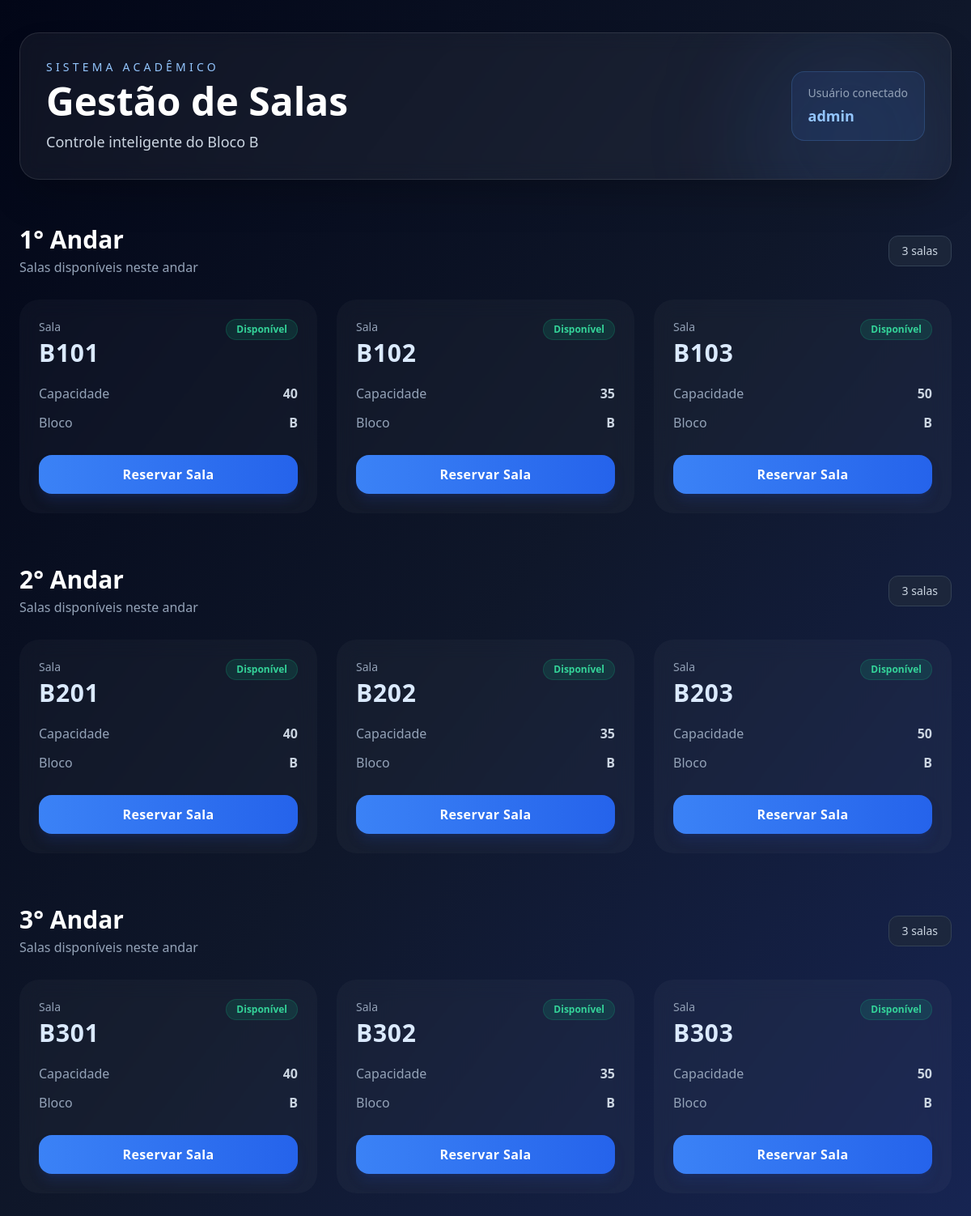
Page /public/dashboard.php (signed in) on the committed database.
### tables this page shows
CREATE TABLE salas (

    id INT AUTO_INCREMENT PRIMARY KEY,

    nome VARCHAR(50) NOT NULL,

    bloco VARCHAR(10) NOT NULL,

    andar INT NOT NULL,

    capacidade INT,

    status VARCHAR(20) DEFAULT 'Disponível'
);

### public/dashboard.php (the view, shortened to what this page needs)
<?php
require_once '../api/config/connect.php';
$sql = "
    SELECT
        salas.*,
        reservas.id AS reserva_id
    FROM salas
    LEFT JOIN reservas
    ON reservas.sala_id = salas.id
    AND reservas.data_reserva = CURDATE()
    WHERE salas.bloco = 'B'
    ORDER BY salas.andar, salas.nome
";
$result = $conn->query($sql);
$salas = [];
while ($row = $result->fetch_assoc()) {
    $salas[$row['andar']][] = $row;
}
?>
<!DOCTYPE html>
<html lang="pt-br">
<head>
    <script src="https://cdn.tailwindcss.com"></script>
</head>
<body class="bg-gradient-to-br from-slate-950 via-slate-900 to-blue-950 text-white min-h-screen overflow-y-auto">
    <div class="max-w-7xl mx-auto px-6 py-10">
        <header class="
            relative
            overflow-hidden
            bg-white/5
            backdrop-blur-md
            border border-white/10
            rounded-3xl
            p-8
            shadow-2xl
            mb-14
        ">
            <div class="absolute top-0 right-0 w-64 h-64 bg-blue-500/10 rounded-full blur-3xl"></div>
            <div class="relative z-10">
                <div class="flex items-center justify-between flex-wrap gap-5">
                    <div>
                        <p class="uppercase tracking-[0.3em] text-blue-300 text-sm mb-2">
                            Sistema Acadêmico
                        </p>
                        <h1 class="text-4xl md:text-5xl font-black mb-3">
                            Gestão de Salas
                        </h1>
                        <p class="text-slate-300 text-lg">
                            Controle inteligente do Bloco B
                        </p>
                    </div>
                    <div class="
                        bg-blue-500/10
                        border border-blue-400/20
                        px-5 py-4
                        rounded-2xl
                    ">
                        <p class="text-sm text-slate-400 mb-1">
                            Usuário conectado
                        </p>
                        <p class="font-bold text-blue-300 text-lg">
                            <?php echo $_SESSION['usuario']; ?>
                        </p>
                    </div>
                </div>
            </div>
        </header>
        <?php foreach ($salas as $andar => $listaSalas): ?>
            <section class="mb-16">
                <div class="flex items-center justify-between mb-7">
                    <div>
                        <h2 class="text-3xl font-bold">
                            <?php echo $andar; ?>° Andar
                        </h2>
                        <p class="text-slate-400 mt-1">
                            Salas disponíveis neste andar
                        </p>
                    </div>
                    <div class="
                        bg-slate-800/80
                        border border-slate-700
                        px-4 py-2
                        rounded-xl
                        text-sm
                        text-slate-300
                    ">
                        <?php echo count($listaSalas); ?> salas
                    </div>
                </div>
                <div class="
                    grid
                    grid-cols-1
                    sm:grid-cols-2
                    lg:grid-cols-3
                    xl:grid-cols-4
                    gap-6
                ">
                    <?php foreach ($listaSalas as $sala): ?>
                        <?php
                        $reservada = !empty($sala['reserva_id']);
                        $cardClasses = $reservada
                            ? 'border-red-500/40 bg-red-500/10 hover:border-red-400'
                            : 'border-white/10 bg-white/[0.03] hover:border-blue-400/40';
                        $statusClasses = $reservada
                            ? 'bg-red-500/15 text-red-400 border border-red-500/20'
                            : 'bg-emerald-500/15 text-emerald-400 border border-emerald-500/20';
                        $statusTexto = $reservada
                            ? 'Reservada'
                            : 'Disponível';
                        ?>
                        <div class="
                        group
                        relative
                        overflow-hidden
                        backdrop-blur-md
                        rounded-3xl
                        p-6
                        transition-all
                        duration-300
                        hover:-translate-y-1
                        hover:shadow-2xl
                        <?php echo $cardClasses; ?>
                        ">
                            <div class="relative z-10">
                                <div class="flex items-start justify-between mb-5">
                                    <div>
                                        <p class="text-slate-400 text-sm mb-1">
                                            Sala
                                        </p>
                                        <h3 class="text-3xl font-black tracking-wide text-blue-100">
                                            <?php echo $sala['nome']; ?>
                                        </h3>
                                    </div>
                                    <span class="
                                        px-3
                                        py-1
                                        rounded-full
                                        text-xs
                                        font-semibold
                                        <?php echo $statusClasses; ?>
                                        ">
                                        <?php echo $statusTexto; ?>
                                    </span>
                                </div>
                                <div class="space-y-3 text-slate-300">
                                    <div class="flex justify-between">
                                        <span class="text-slate-400">
                                            Capacidade
                                        </span>
                                        <strong>
                                            <?php echo $sala['capacidade']; ?>
                                        </strong>
                                    </div>
                                    <div class="flex justify-between">
                                        <span class="text-slate-400">
                                            Bloco
                                        </span>
                                        <strong>
                                            <?php echo $sala['bloco']; ?>
                                        </strong>
                                    </div>
                                </div>
                                <button
                                onclick="abrirModal(<?php echo $sala['id']; ?>, '<?php echo $sala['nome']; ?>')"
                                class="
                                mt-7
                                w-full
                                bg-gradient-to-r
                                from-blue-500
                                to-blue-600
                                hover:from-blue-600
                                hover:to-blue-700
                                rounded-2xl
                                py-3
                                font-semibold
                                tracking-wide
                                transition-all
                                duration-200
                                shadow-lg
                                shadow-blue-900/30
                                "
                                >
                                Reservar Sala
                                </button>
                            </div>
                        </div>
                    <?php endforeach; ?>
                </div>
            </section>
        <?php endforeach; ?>
    </div>
</body>
</html>

### rows in the picture
salas: nome "B101", statusTexto "Disponível", capacidade "40", bloco "B"
salas: nome "B102", statusTexto "Disponível", capacidade "35", bloco "B"
salas: nome "B103", statusTexto "Disponível", capacidade "50", bloco "B"
salas: nome "B201", statusTexto "Disponível", capacidade "40", bloco "B"
salas: nome "B202", statusTexto "Disponível", capacidade "35", bloco "B"
salas: nome "B203", statusTexto "Disponível", capacidade "50", bloco "B"
salas: nome "B301", statusTexto "Disponível", capacidade "40", bloco "B"
salas: nome "B302", statusTexto "Disponível", capacidade "35", bloco "B"
salas: nome "B303", statusTexto "Disponível", capacidade "50", bloco "B"

### other values in the picture
$_SESSION['usuario'] "admin"
$andar "1"
count($listaSalas) "3"
$andar "2"
$andar "3"
